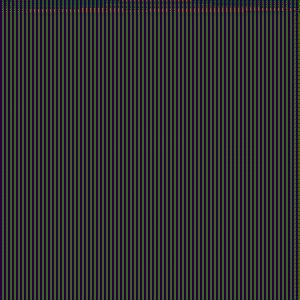
#> input picture generated_images/1562642903.jpg, 300 x 300 px
$ python augment_images.py -i generated_images
#> lines starting #> are read from the running program, lines starting #| are printed output that depends on the picture
import argparse
import skimage as sk
import random
import os
import numpy as np

parser = argparse.ArgumentParser(description="Image Augmenter")

parser.add_argument("--input_directory", "-i", dest="input", help="Input image directory")
parser.add_argument("--output_directoy", "-o", dest="output", help="Output image directory")

args = parser.parse_args()
args = vars(args)

input_dir = args['input']
output_dir = args['output']

# Following https://medium.com/@thimblot/data-augmentation-boost-your-image-dataset-with-few-lines-of-python-155c2dc1baec

def random_rotation(image):
	degree = random.uniform(-25, 25)
	return sk.transform.rotate(image, degree)


def horizontal_flip(image):
	return image[:, ::-1]


def generate_images():
	filepaths = [os.path.join(input_dir, filename) for filename in os.listdir(input_dir) if os.path.isfile(os.path.join(input_dir, filename))]

	index = 0
	for filepath in filepaths:
		image = sk.io.imread(filepath)
#> image is the input picture: shape (300, 300, 3); mean R, G, B 47.9, 47.7, 48.1

		rotation_one = random_rotation(image)
#> in random_rotation, `return sk.transform.rotate(image, degree)`:
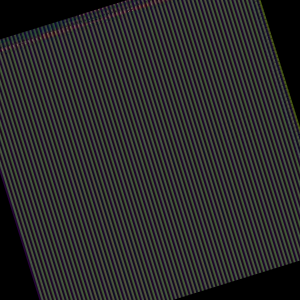
#> returned value: shape (300, 300, 3) float64; mean of channels 0, 1, 2 0.167, 0.167, 0.168; drawn as R, G, B
		rotation_two = random_rotation(image)
#> in random_rotation (call 2), `return sk.transform.rotate(image, degree)`:
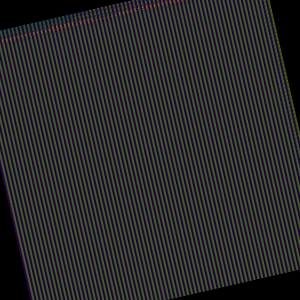
#> returned value: shape (300, 300, 3) float64; mean of channels 0, 1, 2 0.171, 0.171, 0.172; drawn as R, G, B
		flip = horizontal_flip(image)
#> in horizontal_flip, `return image[:, ::-1]`:
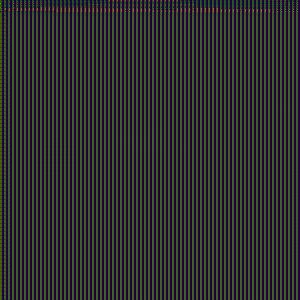
#> returned value: shape (300, 300, 3); mean of channels 0, 1, 2 47.9, 47.7, 48.1; drawn as R, G, B
		rotation_three = random_rotation(flip)
#> in random_rotation (call 3), `return sk.transform.rotate(image, degree)`:
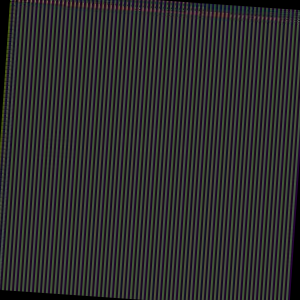
#> returned value: shape (300, 300, 3) float64; mean of channels 0, 1, 2 0.182, 0.181, 0.183; drawn as R, G, B
		rotation_four = random_rotation(flip)
#> in random_rotation (call 4), `return sk.transform.rotate(image, degree)`:
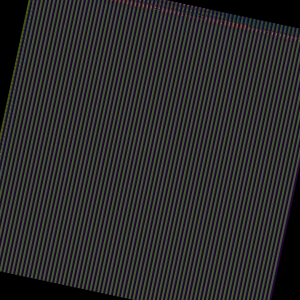
#> returned value: shape (300, 300, 3) float64; mean of channels 0, 1, 2 0.172, 0.171, 0.173; drawn as R, G, B

#> (the run stopped early here; a loop or call above may not have finished)

$ run again, on generated_images/1562643205.jpg
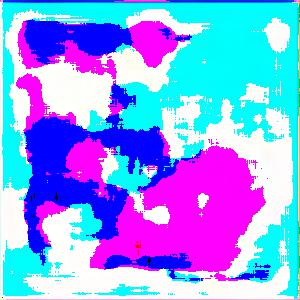
#> input picture generated_images/1562643205.jpg, 300 x 300 px
#> in generate_images, image is the input picture: shape (300, 300, 3); mean R, G, B 137.3, 158.4, 245.2
#> in random_rotation (call 3), `return sk.transform.rotate(image, degree)`:
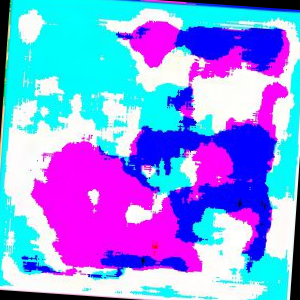
#> returned value: shape (300, 300, 3) float64; mean of channels 0, 1, 2 0.525, 0.594, 0.932; drawn as R, G, B
#> in random_rotation (call 4), `return sk.transform.rotate(image, degree)`:
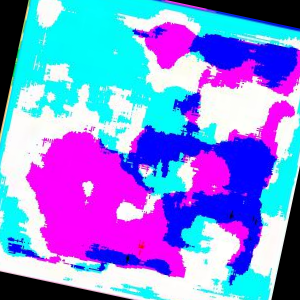
#> returned value: shape (300, 300, 3) float64; mean of channels 0, 1, 2 0.504, 0.544, 0.881; drawn as R, G, B

$ run again, on generated_images/1562643341.jpg
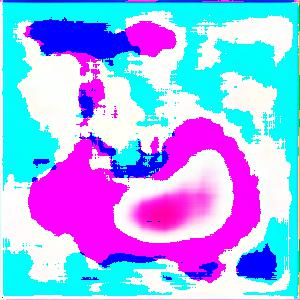
#> input picture generated_images/1562643341.jpg, 300 x 300 px
#> in generate_images, image is the input picture: shape (300, 300, 3); mean R, G, B 157.1, 177.6, 244.7
#> in random_rotation (call 3), `return sk.transform.rotate(image, degree)`:
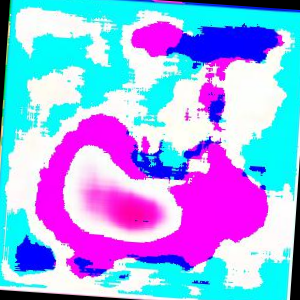
#> returned value: shape (300, 300, 3) float64; mean of channels 0, 1, 2 0.603, 0.669, 0.93; drawn as R, G, B
#> in random_rotation (call 4), `return sk.transform.rotate(image, degree)`:
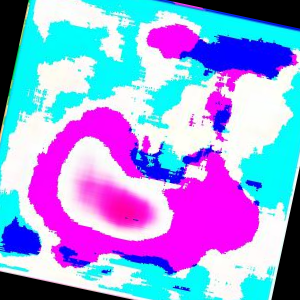
#> returned value: shape (300, 300, 3) float64; mean of channels 0, 1, 2 0.593, 0.618, 0.879; drawn as R, G, B
